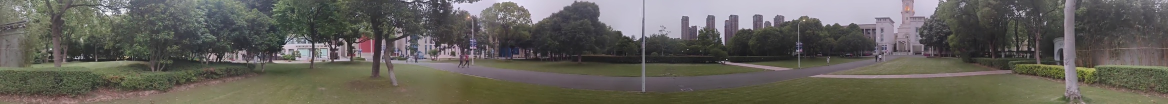
#> input picture image1.jpg, 2335 x 207 px, shrunk from 6964 x 617 before the run (shown at 1/2 size)
$ python -i pano_generation.py   (imports and definitions only)   (older library calls are emulated)
#> lines starting #> are read from the running program, lines starting #| are printed output that depends on the picture; after the words box and inside, x2 and y2 are one past the last pixel; in counts of white or black regions, pixels touching at a corner belong together
#> further down, picture is the input picture: shape (207, 2335, 3); mean B, G, R 90.6, 97.4, 100
import cv2
import argparse
import os
import numpy as np


def remove_black_borders(img):
    # Create a 10 pixel border surrounding the image
    stitched = cv2.copyMakeBorder(img, 10, 10, 10, 10,
                                 cv2.BORDER_CONSTANT, (0, 0, 0))
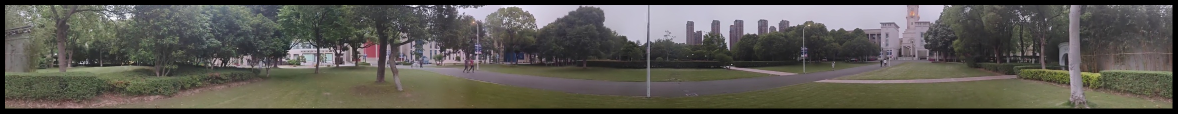
#> stitched: shape (227, 2355, 3) (shown at 1/2 size); mean B, G, R 81.9, 88.1, 90.4

    # Convert the image to grayscale and threshold it
    gray = cv2.cvtColor(stitched, cv2.COLOR_BGR2GRAY)
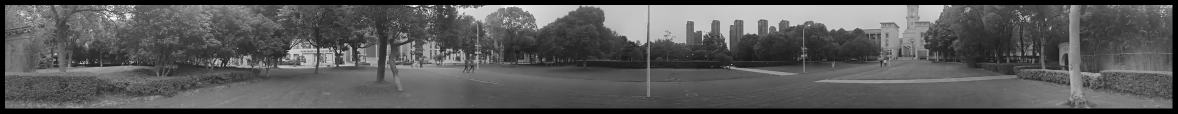
#> gray: shape (227, 2355) (shown at 1/2 size); min 0, max 255, mean 88.1
    thresh = cv2.threshold(gray, 0, 255, cv2.THRESH_BINARY)[1]
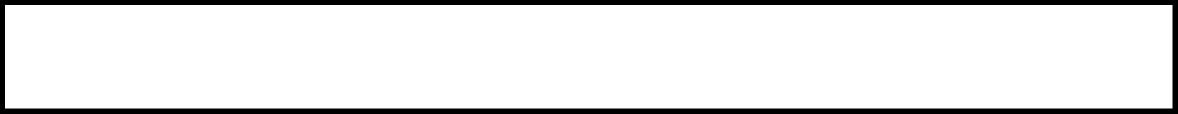
#> thresh: shape (227, 2355) (shown at 1/2 size); 90.4% white; 1 black region, box (x1, y1, x2, y2) and area: (0, 0, 2355, 227) 51240

    # Find all external contours in the threshold image
    _, cnts, _ = cv2.findContours(thresh.copy(), cv2.RETR_EXTERNAL,
                                 cv2.CHAIN_APPROX_SIMPLE)
#> cnts = [[[10, 10], [10, 216], [2344, 216], [2344, 10]]]

    if not cnts:
        return img

    # Find the largest contour
    c = max(cnts, key=cv2.contourArea)
#> c = [[10, 10], [10, 216], [2344, 216], [2344, 10]]

    # Create a mask for the rectangular bounding box
    mask = np.zeros(thresh.shape, dtype="uint8")
    (x, y, w, h) = cv2.boundingRect(c)
#> x = 10; y = 10; w = 2335; h = 207
    cv2.rectangle(mask, (x, y), (x + w, y + h), 255, -1)
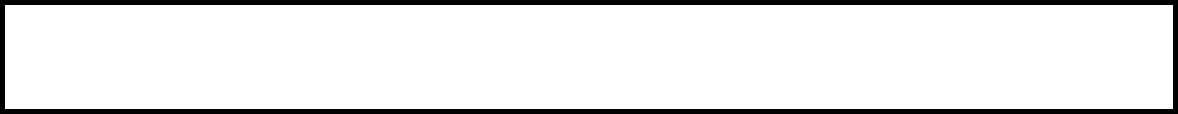
#> mask: shape (227, 2355) (shown at 1/2 size); 90.9% white; 1 black region, box (x1, y1, x2, y2) and area: (0, 0, 2355, 227) 48697

    # Create two copies of the mask
    minRect = mask.copy()
    sub = mask.copy()

    # Keep eroding until we find the minimum rectangular region
    while cv2.countNonZero(sub) > 0:
        # Erode the minimum rectangular mask
        minRect = cv2.erode(minRect, None)
        # Subtract the thresholded image from the minimum rectangular mask
        sub = cv2.subtract(minRect, thresh)
#> this loop made 1 pass
#> pass 1, in remove_black_borders, `minRect = cv2.erode(minRect, None)`:
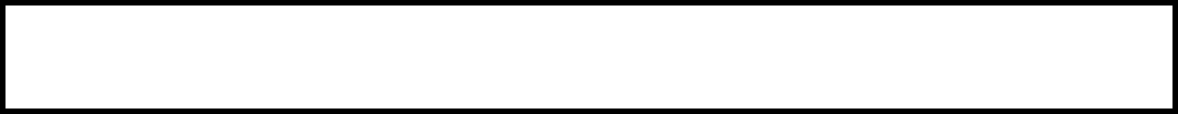
#> minRect: shape (227, 2355) (shown at 1/2 size); 89.9% white; 1 black region, box (x1, y1, x2, y2) and area: (0, 0, 2355, 227) 53781

    # Find contours in the minimum rectangular mask
    _, cnts, _ = cv2.findContours(minRect.copy(), cv2.RETR_EXTERNAL,
                                 cv2.CHAIN_APPROX_SIMPLE)
#> cnts = [[[11, 11], [11, 216], [2344, 216], [2344, 11]]]

    if not cnts:
        return img

    # Get the bounding box of the largest contour
    c = max(cnts, key=cv2.contourArea)
#> c = [[11, 11], [11, 216], [2344, 216], [2344, 11]]
    (x, y, w, h) = cv2.boundingRect(c)
#> x = 11; y = 11; w = 2334; h = 206

    # Extract the final image
    cropped = stitched[y:y + h, x:x + w]
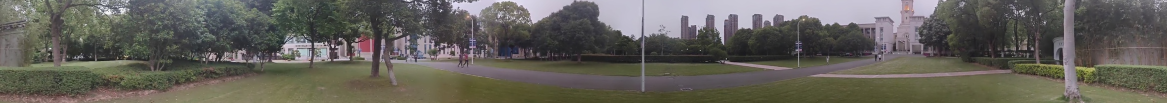
#> cropped: shape (206, 2334, 3) (shown at 1/2 size); mean B, G, R 90.3, 97.2, 99.8

    return cropped

def main(panorama_name="panorama"):
    # Create a list to store all images
    images = []

    key_frame_num = len([f for f in os.listdir("key_frames")])

    # Read all images
    for i in range(key_frame_num):
        img_path = 'key_frames/frame{}.jpg'.format(i)
        if os.path.exists(img_path):
            img = cv2.imread(img_path)
            if img is not None:
                images.append(img)
                print(f"Loaded frame{i}.jpg")

    if not images:
        print("No valid images found!")
        return

    # Create a stitcher object for OpenCV 3.4.2.17
    stitcher = cv2.createStitcher(False)  # False for panorama mode

    # Perform stitching
    print("Starting panorama stitching...")
    status, result = stitcher.stitch(images)

    if status == cv2.Stitcher_OK:
        # Remove black borders
        print("Removing black borders...")
        result = remove_black_borders(result)

        # Save the result with the specified name
        output_path = f'{panorama_name}.jpg'
        cv2.imwrite(output_path, result)
        print(f"Panorama saved as {output_path}!")
    else:
        print("Stitching failed!")


# [5 lines not run here, left out]

>>> import cv2
>>> picture = cv2.imread('image1.jpg')
>>> result = remove_black_borders(picture)
